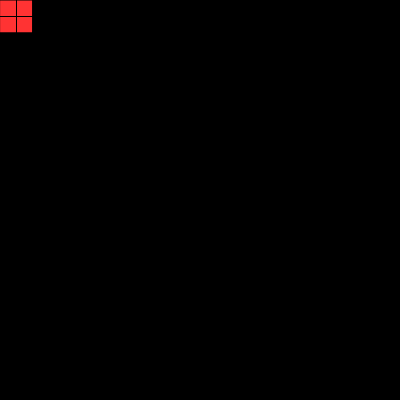
Frame 1 (no input)
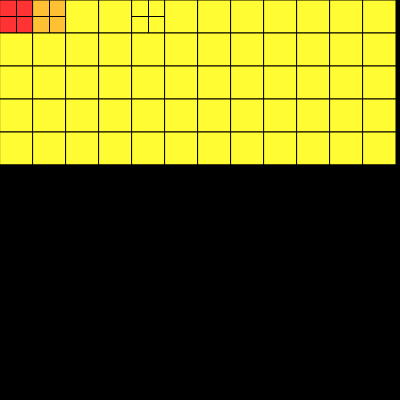
Frame 60 (no input)
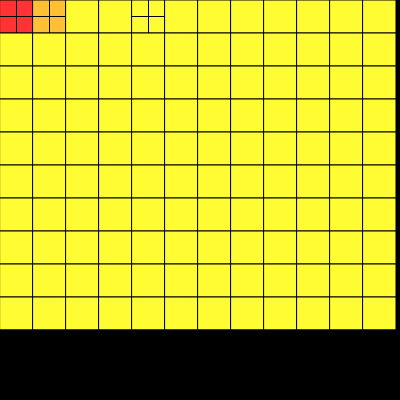
Frame 120 (the mouse pressed at the canvas centre since frame 60)

The p5.js sketch that drew these frames (run headless with seeded random() and noise() and a simulated clock; from frame 60 on, the mouse is pressed at the canvas centre):

// p5.js sketch
// ── sketch.js
var letters = [], M = [], ans = [], states = [], colores = [];
var n = Math.floor(Math.random()* 10) + 3;
var m = Math.floor(Math.random()* 10) + 3;
var k = Math.floor(Math.random()* 8) + 3;
var suma = 0, it = 0;
var color1 = [0,255,255,255,181,51,51,134,236,108,19];
var color2 = [0,51,193,252,255,255,125,51,51,118,61];
var color3 = [0,51,51,51,51,240,255,255,255,118,134];

function init(){
  if(k > n*m) k = n*m;
  var i, inter = int(256/k), cont_k = 0;
  for(i = 0; i <= k; ++i)
      letters.push(i + 1);
  for(i=0;i<n;++i){
    var s_aux = "", zeros = [];
    for(var j=0;j<m;++j){ 
      var letra = '.';
      if(Math.random() < 0.2 && cont_k < k){
        letra = 'R';
        cont_k++;
      }
      s_aux+=letra;
      zeros.push(0);
      if(s_aux[j] == 'R') suma++;
    }
    M.push(s_aux);
    ans.push(zeros);
  }
}
function solve(){
  var pro = suma/k, rem=suma%k, c1 =0, c2 =0, ok = false;
  var i, j; 
  for(i=0;i<n;++i){
      if(i%2==0){
	      for(j=0;j<m;++j){
	        ans[i][j] = letters[c1];
            if(M[i][j]=='R'){ 
              c2++;
              suma--;
            }
	        if(c2==pro){
	           if(!ok&&rem>0){ 
                 ok= true; 
                 rem--;
                 c2--;
               }
	           else{
		          c2 = 0;
                  ok = false;
		          if(suma) c1++;
	            }
            }
            states.push(getMatrix());
	     }
      }
      else{
        for(j=m-1;j>=0;--j){
	       ans[i][j] = letters[c1];
	       if(M[i][j]=='R'){ 
             c2++;
             suma--;
           }
	       if(c2==pro){
	         if(!ok&&rem>0){
	           ok= true;
               rem--;
               c2--;
             }
	         else{
		       ok= false;
               c2 =0;
		       if(suma) c1++;
	         }
	       }
          states.push(getMatrix());
        }
      }
    }
  states.push(getMatrix());
  
}
function getMatrix(){
  var m_aux = [];
  for(var i = 0; i < n; ++i){
    var mm_aux = [];
    for(var j = 0; j < m; ++j) mm_aux.push(ans[i][j]);
    m_aux.push(mm_aux);
  }
  return m_aux;
}
function setup() {
  createCanvas(400, 400);
  init();
  solve();
  frameRate(n*m/k);
}
function draw() {
  background(0,0,0);
  var rows = Math.floor(height/n), b;
  var columns = Math.floor(width/m);
  for(var i = 0; i < n; ++i){
    for(var j = 0; j < m; ++j){
      var idx = states[it][i][j];
      b = color(color1[idx], color2[idx], color3[idx]);
      fill(b)
      rect(j*columns, i*rows, (j + 1)*columns - j*columns, (i + 1)*rows - i*rows);
      if(M[i][j] == 'R'){
        var mid_x = ((j + 1)*columns + j*columns)/2;
        var mid_y = ((i + 1)*rows + i*rows)/2;
        line(mid_x,i*rows, mid_x, (i + 1)*rows);
        line(j*columns, mid_y, (j+ 1)*columns, mid_y);
      }
    }
  }
  it = (it + 1)%states.length;
}
